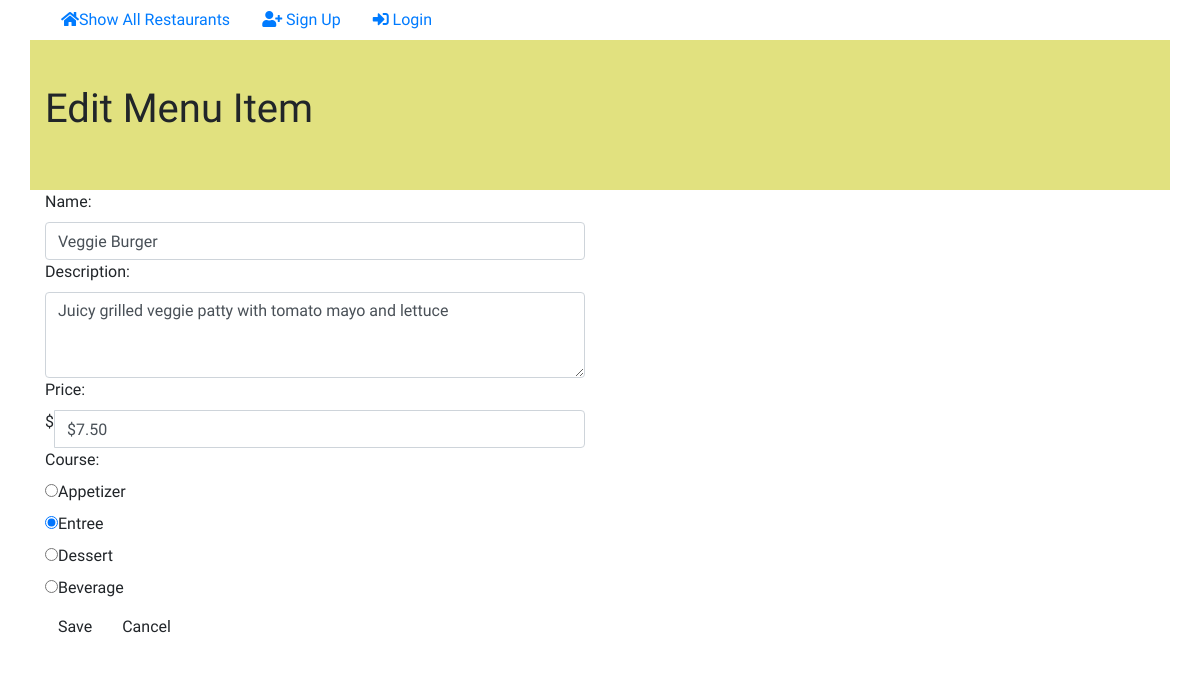
Screenshot of /restaurant/1/menu/1/edit with the database file from the repository.
### Restaurant/model.py (models this page shows, shortened)
class MenuItem(db.Model):
    name = db.Column(db.String(20), unique=False, nullable=False)
    id = db.Column(db.Integer, primary_key=True)
    description = db.Column(db.String(250))
    price = db.Column(db.String(8))
    course = db.Column(db.String(250))
    restaurant_id = db.Column(db.Integer, db.ForeignKey(
        'restaurant.id'), nullable=False)

### Restaurant/routes.py (the view)
@app.route('/restaurant/<int:restaurant_id>/menu/<int:menu_id>/edit', methods=['GET','POST'])
def editMenuItem(restaurant_id, menu_id):
    editedItem = MenuItem.query.filter_by(id = menu_id).one()
    restaurant = Restaurant.query.filter_by(id = restaurant_id).one()
    if request.method == 'POST':
        if request.form['name']:
            editedItem.name = request.form['name']
        if request.form['description']:
            editedItem.description = request.form['description']
        if request.form['price']:
            editedItem.price = request.form['price']
        if request.form['course']:
            editedItem.course = request.form['course']
        db.session.add(editedItem)
        db.session.commit()
        flash('Menu Item Successfully Edited')
        return redirect(url_for('showMenu', restaurant_id = restaurant_id))
    else:
        return render_template('editmenuitem.html', restaurant_id = restaurant_id, menu_id = menu_id, item = editedItem)

### Restaurant/templates/editmenuitem.html (shortened to what this page needs)
{% extends "main.html" %}
{% block content %}
{% include "header.html" %}
	<div class="row banner menu">
		<div class="col-md-11 col-md-offset-1 padding-none">
			<h1>Edit Menu Item</h1>
		</div>
	</div>
	<div class="row">
		<div class="col-md-6 col-md-offset-1 padding-top">
			<form action="#" method = "post">
				<div class="form-group">
					<label for="name">Name:</label>
					<input type ="text" maxlength="100" class="form-control" name="name" value="{{item.name }}">
					<label for="description">Description:</label>
					<textarea class="form-control" maxlength="250" rows="3" name="description">{{item.description}}</textarea>
					<label for="price">Price:</label>
					<div class="input-group">
						<div class="input-group-addon">$</div>
						<input type ="text" maxlength="10" class="form-control" name="price" value="{{item.price}}">
					</div>
					<label for="course">Course:</label>
					<div class="radio">
					  <label>
					    <input type="radio" name="course" id="course1" value="Appetizer" {% if item.course == 'Appetizer'%}checked{%endif%}>Appetizer
					  </label>
					</div>
					<div class="radio">
					  <label>
					    <input type="radio" name="course" id="course2" value="Entree" {% if item.course == 'Entree' %}checked{%endif%}>Entree
					  </label>
					</div>
					<div class="radio">
					  <label>
					    <input type="radio" name="course" id="course3" value="Dessert" {% if item.course == 'Dessert'%}checked{%endif%}>Dessert
					  </label>
					</div>
					<div class="radio">
					  <label>
					    <input type="radio" name="course" id="course4" value="Beverage" {%if item.course =='Beverage'%}checked{%endif%}>Beverage
					  </label>
					</div>
					<button type="submit" class="btn btn-default" id="submit" type="submit">
					Save</button>
					<a href = '{{url_for('showRestaurants')}}'>
						<button class="btn btn-default delete">
						 Cancel</button>
					</a>
				</div>
			</form>
		</div>
	</div>
{% endblock %}

### Restaurant/static/styles.css (style rules this page uses)
.banner.menu { height: 150px; background-color: #E1E17F; }
.banner h1 { margin: 45px 0; }

### Restaurant/templates/main.html (style rules this page uses)
body { font-family: 'Dokdo', cursive; }

### rows the page displays
MenuItem: name "Veggie Burger", description "Juicy grilled veggie patty with tomato mayo and lettuce", price "$7.50", course "☐ Appetizer", course "☑ Entree", course "☐ Dessert", course "☐ Beverage"
